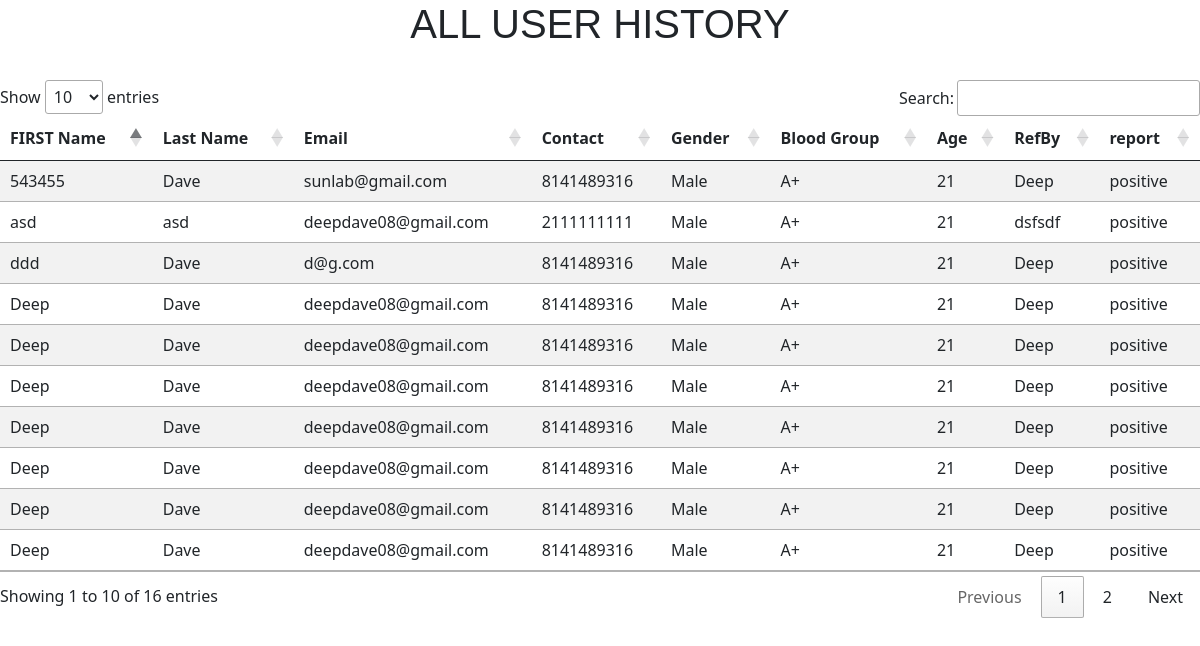
The app's page /patient/userdetail (signed in), older data.
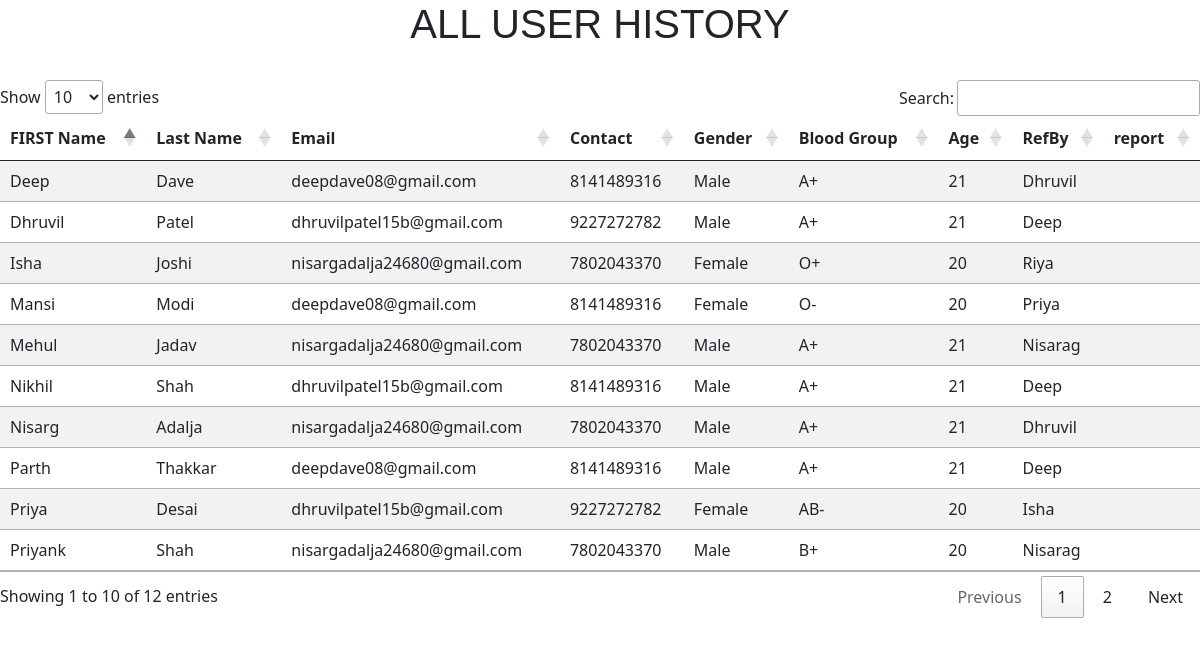
The same page, newer data.
### patient/models.py (models this page shows, shortened)
class addpatientform(models.Model):
    Patientid = models.AutoField(primary_key=True)
    firstname = models.CharField(max_length=25)
    lastname = models.CharField(max_length=25)
    email = models.CharField(max_length=25)
    contact = models.CharField(max_length=25)
    gender = models.CharField(max_length=25)
    bloodgroup = models.CharField(max_length=25)
    age = models.CharField(max_length=3)
    RefBy = models.CharField(max_length=20)
    address = models.TextField()
    labid = models.CharField(max_length=3)
    class Meta:
        db_table = "AddPatient"
    def __str__(self):
        return str(self.Patientid)

class generatereport(models.Model):
    patientid = models.AutoField(primary_key=True)
    patientname = models.CharField(max_length=25)
    isreportgenerated = models.BooleanField(default=False)
    labid= models.CharField(max_length=3)
    image = models.ImageField(upload_to="image")
    report = models.FileField(upload_to="pdf")
    result = models.CharField(max_length=25,default="")
    Date = models.DateField(null=True)
    class Meta:
        db_table = "GenerateReport"

### patient/views.py (the view)
# urls.py: path('/userdetail',views.userdetail),
def userdetail(request):
  labid = request.session["ID"]
  rs = addpatientform.objects.all().filter(labid=labid)
  gs = generatereport.objects.all().filter(labid=labid)
  print(rs)
  return render(request,'userdetail.html',{'rs':zip(rs,gs)})

### templates/userdetail.html (shortened to what this page needs)
<!doctype html>
<html lang="en">
  <head>
    <link href="https://cdn.jsdelivr.net/npm/bootstrap@5.0.0-beta2/dist/css/bootstrap.min.css" rel="stylesheet">
     <link rel="stylesheet" href="https://cdn.datatables.net/1.10.24/css/jquery.dataTables.min.css">
  </head>
  <body>
  <center><h1 id="t1">ALL USER HISTORY</h1></center>
    <br>
  <div id="DataTable">
    <table class="table table-striped table-hoverr" id="tableToFill">
    <thead>
    <tr>
        <th>FIRST Name</th>
        <th>Last Name</th>
        <th>Email</th>
        <th>Contact</th>
        <th>Gender</th>
        <th>Blood Group</th>
        <th>Age</th>
        <th>RefBy</th>
        <th>report</th>
    </tr>
    </thead>
    <tbody>
    {%for rs,gs in rs %}
    <tr>
        <td>{{rs.firstname}}</td>
        <td>{{rs.lastname}}</td>
        <td>{{rs.email}}</td>
        <td>{{rs.contact}}</td>
        <td>{{rs.gender}}</td>
        <td>{{rs.bloodgroup}}</td>
        <td>{{rs.age}}</td>
        <td>{{rs.RefBy}}</td>
        <td>{{gs.result}}</td>
    </tr>
    {% endfor %}
    </tbody>
    </table>
</div>
  </body>
</html>

Row changes from the older to the newer data that the page shows:
removed addpatientform: firstname "asd", lastname "asd", email "deepdave08@gmail.com", contact "2111111111", gender "Male", bloodgroup "A+", age "21", RefBy "dsfsdf", result "positive"
changed addpatientform "Dave": RefBy "Deep" → "Dhruvil"; result "positive" → (not shown)
changed addpatientform: firstname "Deep" → "Dhruvil"; lastname "Dave" → "Patel"; email "deepdave08@gmail.com" → "dhruvilpatel15b@gmail.com"; contact "8141489316" → "9227272782"; result "positive" → (not shown)
changed addpatientform: firstname "Deep" → "Nisarg"; lastname "Dave" → "Adalja"; email "deepdave08@gmail.com" → "nisargadalja24680@gmail.com"; contact "8141489316" → "7802043370"; RefBy "Deep" → "Dhruvil"; result "positive" → (not shown)
changed addpatientform: firstname "ddd" → "Parth"; lastname "Dave" → "Thakkar"; email "d@g.com" → "deepdave08@gmail.com"; result "positive" → (not shown)
now on this page (row edited): addpatientform: firstname "Nikhil", lastname "Shah", email "dhruvilpatel15b@gmail.com", contact "8141489316", gender "Male", bloodgroup "A+", age "21", RefBy "Deep"
changed addpatientform: firstname "543455" → "Mehul"; lastname "Dave" → "Jadav"; email "sunlab@gmail.com" → "nisargadalja24680@gmail.com"; contact "8141489316" → "7802043370"; RefBy "Deep" → "Nisarag"; result "positive" → (not shown)
changed addpatientform: firstname "Deep" → "Priyank"; lastname "Dave" → "Shah"; email "deepdave08@gmail.com" → "nisargadalja24680@gmail.com"; contact "8141489316" → "7802043370"; bloodgroup "A+" → "B+"; age "21" → "20"; RefBy "Deep" → "Nisarag"; result "positive" → (not shown)
changed addpatientform: firstname "Deep" → "Isha"; lastname "Dave" → "Joshi"; email "deepdave08@gmail.com" → "nisargadalja24680@gmail.com"; contact "8141489316" → "7802043370"; gender "Male" → "Female"; bloodgroup "A+" → "O+"; age "21" → "20"; RefBy "Deep" → "Riya"; result "positive" → (not shown)
changed addpatientform: firstname "Deep" → "Priya"; lastname "Dave" → "Desai"; email "deepdave08@gmail.com" → "dhruvilpatel15b@gmail.com"; contact "8141489316" → "9227272782"; gender "Male" → "Female"; bloodgroup "A+" → "AB-"; age "21" → "20"; RefBy "Deep" → "Isha"; result "positive" → (not shown)
changed addpatientform: firstname "Deep" → "Mansi"; lastname "Dave" → "Modi"; gender "Male" → "Female"; bloodgroup "A+" → "O-"; age "21" → "20"; RefBy "Deep" → "Priya"; result "positive" → (not shown)
Text that changed along with them:
text written by a page script: "Show entries Search: Showing 1 to 10 of 16 entries Previous 1 2 Next" → "Show entries Search: Showing 1 to 10 of 12 entries Previous 1 2 Next"
